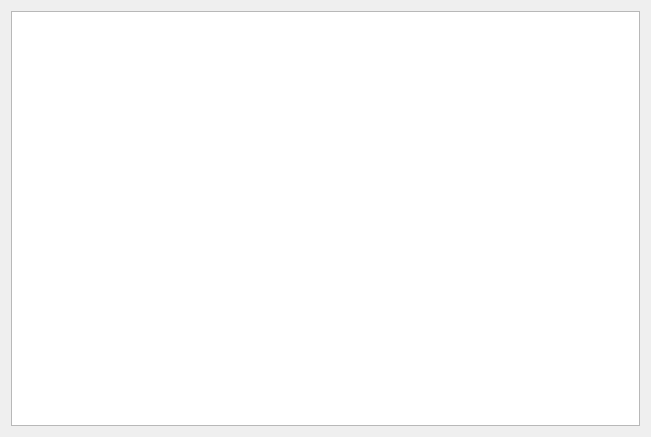
<?xml version="1.0" encoding="UTF-8"?>
<ui version="4.0">
 <class>GroupWidget</class>
 <widget class="QWidget" name="GroupWidget">
  <property name="geometry">
   <rect>
    <x>0</x>
    <y>0</y>
    <width>651</width>
    <height>437</height>
   </rect>
  </property>
  <property name="windowTitle">
   <string>Form</string>
  </property>
  <layout class="QHBoxLayout" name="horizontalLayout">
   <item>
    <widget class="QTableWidget" name="tableWidget"/>
   </item>
  </layout>
 </widget>
 <resources/>
 <connections/>
</ui>
